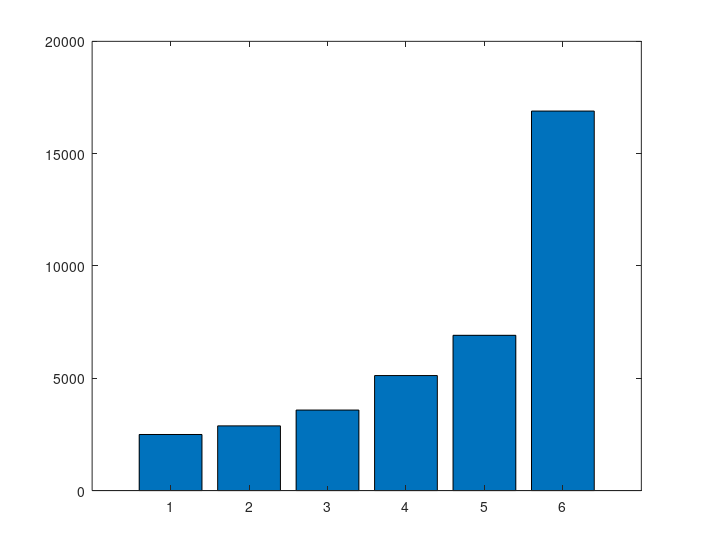

Reproduce this figure in MATLAB. (Note: this script raises an error after producing the figure.)
clc; clear all; close all;

% GPU model names
models = {'K20', 'K40', 'P100', 'V100', 'A100', 'H100'};

% Metric data (hypothetical values - verify with actual specs)
metrics = {
    % Name            Data                    Format    YLabel               Title                          Filename
    'CUDA Cores',     [2496 2880 3584 5120 6912 16896],  '%d',  'CUDA Cores',       'Compute Core Comparison',       'GPU_Cores.png';  % 网页6][6,7,9,12](@ref)[^14
    'FP64 TFLOPS',    [1.17 1.4 4.7 7.0 9.7 34.0],      '%.1f', 'FP64 (TFLOPS)',    'FP64 Performance Comparison',   'GPU_FP64.png';    % 网页6][7,9,12,14](@ref)[^16
    'Memory',         [5 12 16 32 40 80],                '%d',  'Memory (GB)',      'Memory Capacity Comparison',   'GPU_Memory.png'; % 网页6][8,9,12](@ref)[^14
    'Bandwidth',      [208 288 732 900 1555 3350],       '%d',  'Bandwidth (GB/s)', 'Memory Bandwidth Comparison',   'GPU_Bandwidth.png'; % 网页8][9,12,14](@ref)[^16
};

% Color scheme (one per GPU model)
colors = [
    0.55 0.10 0.20    % K20
    0.15 0.45 0.70    % K40
    0.30 0.65 0.75    % P100
    0.55 0.77 0.85    % V100
    0.95 0.55 0.25    % A100
    0.40 0.70 0.40    % H100
];

% Generate plots for each metric
for m = 1:size(metrics, 1)
    % Create figure with consistent sizing
    figure('Color', [1 1 1],...
           'Position', [100 100 360 280],...
           'PaperUnits', 'centimeters',...
           'PaperPosition', [0 0 18 14],...
           'PaperSize', [18 14],...
           'PaperPositionMode', 'manual');
    
    % Create bar chart
    data = metrics{m, 2};
    hBar = bar(data);
    
    % Apply styling
    hBar.FaceColor = 'flat';
    hBar.CData = colors;
    
    % Configure axes
    ax = gca;
    ax.XTick = 1:6;
    ax.XTickLabel = models;
    ax.YGrid = 'on';
    ax.GridLineStyle = '--';
    ax.FontSize = 8;
    ax.FontName = 'Arial';
    ax.Position = [0.15 0.18 0.75 0.75];
    
    % Set dynamic Y-axis limits
    yMax = 1.1 * max(data);
    ylim([0 yMax]);
    
    % Add labels
    xlabel('GPU Architecture', 'FontSize', 9, 'FontWeight', 'bold');
    ylabel(metrics{m, 4}, 'FontSize', 9, 'FontWeight', 'bold');
    title(metrics{m, 5}, 'FontSize', 10, 'FontWeight', 'bold');
    
    % Add data labels
    labelOffset = 0.05 * yMax; % Dynamic positioning
    for i = 1:6
        text(i, data(i) + labelOffset,...
            num2str(data(i), metrics{m, 3}),...
            'HorizontalAlignment', 'center',...
            'VerticalAlignment', 'bottom',...
            'FontSize', 8,...
            'FontName', 'Arial');
    end
    
    % Save image
    print('-dpng', '-r600', metrics{m, 6});
end